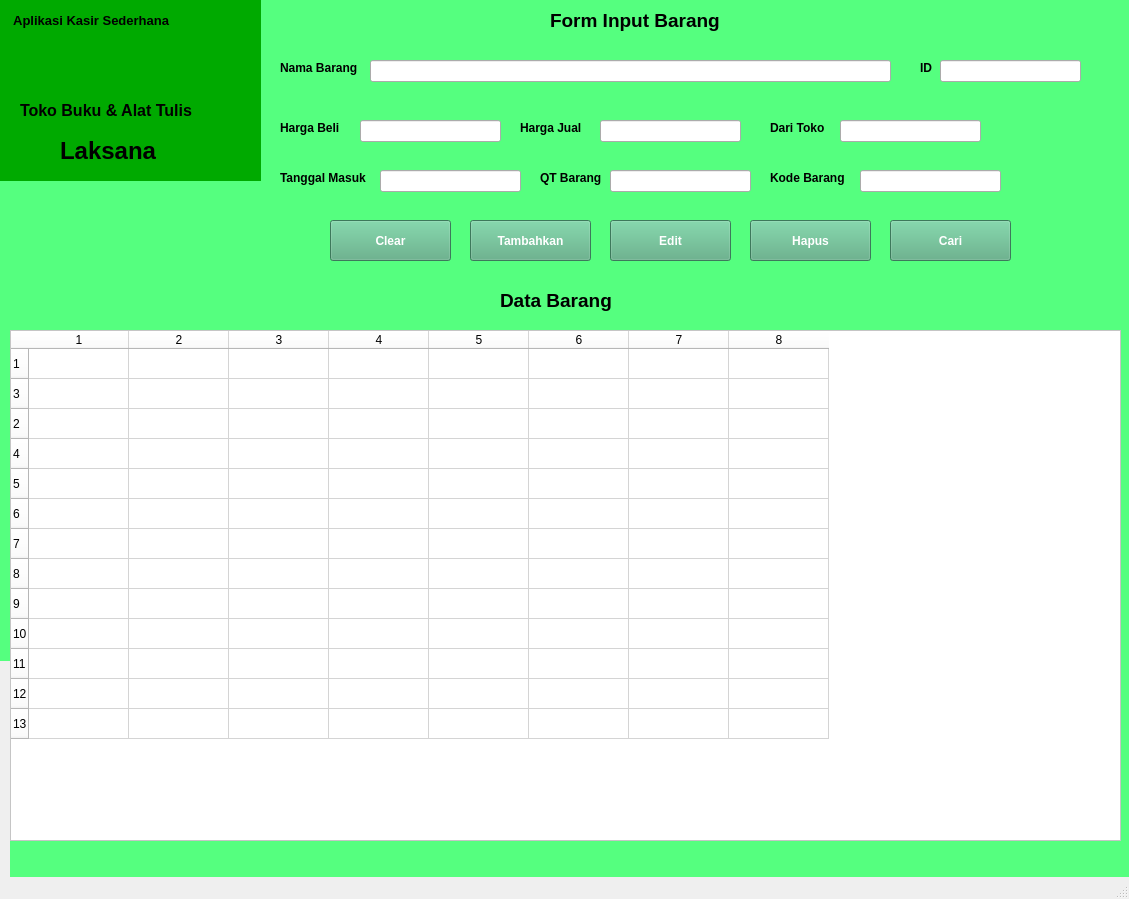
<?xml version="1.0" encoding="UTF-8"?>
<ui version="4.0">
 <class>MainWindow</class>
 <widget class="QMainWindow" name="MainWindow">
  <property name="geometry">
   <rect>
    <x>0</x>
    <y>0</y>
    <width>1129</width>
    <height>899</height>
   </rect>
  </property>
  <property name="windowTitle">
   <string>MainWindow</string>
  </property>
  <widget class="QWidget" name="centralwidget">
   <widget class="QLabel" name="label_3">
    <property name="geometry">
     <rect>
      <x>0</x>
      <y>180</y>
      <width>1131</width>
      <height>421</height>
     </rect>
    </property>
    <property name="styleSheet">
     <string notr="true">
background-color: rgb(255, 255, 255);</string>
    </property>
    <property name="text">
     <string/>
    </property>
   </widget>
   <widget class="QLabel" name="label_4">
    <property name="geometry">
     <rect>
      <x>0</x>
      <y>0</y>
      <width>261</width>
      <height>181</height>
     </rect>
    </property>
    <property name="styleSheet">
     <string notr="true">background-color: rgb(0, 170, 0);
</string>
    </property>
    <property name="text">
     <string/>
    </property>
   </widget>
   <widget class="QLabel" name="label_5">
    <property name="geometry">
     <rect>
      <x>10</x>
      <y>-20</y>
      <width>221</width>
      <height>81</height>
     </rect>
    </property>
    <property name="font">
     <font>
      <pointsize>10</pointsize>
      <weight>75</weight>
      <bold>true</bold>
     </font>
    </property>
    <property name="layoutDirection">
     <enum>Qt::LeftToRight</enum>
    </property>
    <property name="text">
     <string> Aplikasi Kasir Sederhana</string>
    </property>
   </widget>
   <widget class="QLabel" name="label_7">
    <property name="geometry">
     <rect>
      <x>20</x>
      <y>70</y>
      <width>271</width>
      <height>81</height>
     </rect>
    </property>
    <property name="font">
     <font>
      <pointsize>12</pointsize>
      <weight>75</weight>
      <bold>true</bold>
     </font>
    </property>
    <property name="layoutDirection">
     <enum>Qt::LeftToRight</enum>
    </property>
    <property name="text">
     <string>Toko Buku &amp; Alat Tulis</string>
    </property>
   </widget>
   <widget class="QLabel" name="label_8">
    <property name="geometry">
     <rect>
      <x>60</x>
      <y>110</y>
      <width>141</width>
      <height>81</height>
     </rect>
    </property>
    <property name="font">
     <font>
      <pointsize>18</pointsize>
      <weight>75</weight>
      <bold>true</bold>
     </font>
    </property>
    <property name="layoutDirection">
     <enum>Qt::LeftToRight</enum>
    </property>
    <property name="text">
     <string>Laksana</string>
    </property>
   </widget>
   <widget class="QLabel" name="label_6">
    <property name="geometry">
     <rect>
      <x>280</x>
      <y>60</y>
      <width>101</width>
      <height>16</height>
     </rect>
    </property>
    <property name="font">
     <font>
      <weight>75</weight>
      <bold>true</bold>
     </font>
    </property>
    <property name="text">
     <string>Nama Barang</string>
    </property>
   </widget>
   <widget class="QLabel" name="label_9">
    <property name="geometry">
     <rect>
      <x>550</x>
      <y>0</y>
      <width>251</width>
      <height>41</height>
     </rect>
    </property>
    <property name="font">
     <font>
      <pointsize>14</pointsize>
      <weight>75</weight>
      <bold>true</bold>
     </font>
    </property>
    <property name="text">
     <string>Form Input Barang</string>
    </property>
   </widget>
   <widget class="QLineEdit" name="txtnama">
    <property name="geometry">
     <rect>
      <x>370</x>
      <y>60</y>
      <width>521</width>
      <height>22</height>
     </rect>
    </property>
   </widget>
   <widget class="QLabel" name="label_10">
    <property name="geometry">
     <rect>
      <x>280</x>
      <y>120</y>
      <width>101</width>
      <height>16</height>
     </rect>
    </property>
    <property name="font">
     <font>
      <weight>75</weight>
      <bold>true</bold>
     </font>
    </property>
    <property name="text">
     <string>Harga Beli</string>
    </property>
   </widget>
   <widget class="QLabel" name="label_11">
    <property name="geometry">
     <rect>
      <x>770</x>
      <y>170</y>
      <width>101</width>
      <height>16</height>
     </rect>
    </property>
    <property name="font">
     <font>
      <weight>75</weight>
      <bold>true</bold>
     </font>
    </property>
    <property name="text">
     <string>Kode Barang</string>
    </property>
   </widget>
   <widget class="QLabel" name="label_12">
    <property name="geometry">
     <rect>
      <x>770</x>
      <y>120</y>
      <width>101</width>
      <height>16</height>
     </rect>
    </property>
    <property name="font">
     <font>
      <weight>75</weight>
      <bold>true</bold>
     </font>
    </property>
    <property name="text">
     <string>Dari Toko</string>
    </property>
   </widget>
   <widget class="QLabel" name="label_13">
    <property name="geometry">
     <rect>
      <x>280</x>
      <y>170</y>
      <width>101</width>
      <height>16</height>
     </rect>
    </property>
    <property name="font">
     <font>
      <weight>75</weight>
      <bold>true</bold>
     </font>
    </property>
    <property name="text">
     <string>Tanggal Masuk</string>
    </property>
   </widget>
   <widget class="QLabel" name="label_14">
    <property name="geometry">
     <rect>
      <x>540</x>
      <y>170</y>
      <width>101</width>
      <height>16</height>
     </rect>
    </property>
    <property name="font">
     <font>
      <weight>75</weight>
      <bold>true</bold>
     </font>
    </property>
    <property name="text">
     <string>QT Barang</string>
    </property>
   </widget>
   <widget class="QLabel" name="label_15">
    <property name="geometry">
     <rect>
      <x>520</x>
      <y>120</y>
      <width>101</width>
      <height>16</height>
     </rect>
    </property>
    <property name="font">
     <font>
      <weight>75</weight>
      <bold>true</bold>
     </font>
    </property>
    <property name="text">
     <string>Harga Jual</string>
    </property>
   </widget>
   <widget class="QPushButton" name="btntambah">
    <property name="geometry">
     <rect>
      <x>470</x>
      <y>220</y>
      <width>121</width>
      <height>41</height>
     </rect>
    </property>
    <property name="font">
     <font>
      <weight>75</weight>
      <bold>true</bold>
     </font>
    </property>
    <property name="styleSheet">
     <string notr="true">background-color: rgb(85, 170, 127);
color: rgb(255, 255, 255);</string>
    </property>
    <property name="text">
     <string>Tambahkan</string>
    </property>
   </widget>
   <widget class="QPushButton" name="btnedit">
    <property name="geometry">
     <rect>
      <x>610</x>
      <y>220</y>
      <width>121</width>
      <height>41</height>
     </rect>
    </property>
    <property name="font">
     <font>
      <weight>75</weight>
      <bold>true</bold>
     </font>
    </property>
    <property name="styleSheet">
     <string notr="true">background-color: rgb(85, 170, 127);
color: rgb(255, 255, 255);</string>
    </property>
    <property name="text">
     <string>Edit</string>
    </property>
   </widget>
   <widget class="QPushButton" name="btnhapus">
    <property name="geometry">
     <rect>
      <x>750</x>
      <y>220</y>
      <width>121</width>
      <height>41</height>
     </rect>
    </property>
    <property name="font">
     <font>
      <weight>75</weight>
      <bold>true</bold>
     </font>
    </property>
    <property name="styleSheet">
     <string notr="true">background-color: rgb(85, 170, 127);
color: rgb(255, 255, 255);</string>
    </property>
    <property name="text">
     <string>Hapus</string>
    </property>
   </widget>
   <widget class="QPushButton" name="btncari">
    <property name="geometry">
     <rect>
      <x>890</x>
      <y>220</y>
      <width>121</width>
      <height>41</height>
     </rect>
    </property>
    <property name="font">
     <font>
      <weight>75</weight>
      <bold>true</bold>
     </font>
    </property>
    <property name="styleSheet">
     <string notr="true">background-color: rgb(85, 170, 127);
color: rgb(255, 255, 255);</string>
    </property>
    <property name="text">
     <string>Cari</string>
    </property>
   </widget>
   <widget class="QGroupBox" name="groupBox">
    <property name="geometry">
     <rect>
      <x>10</x>
      <y>330</y>
      <width>1111</width>
      <height>511</height>
     </rect>
    </property>
    <property name="title">
     <string/>
    </property>
    <widget class="QTableWidget" name="gridBarang">
     <property name="geometry">
      <rect>
       <x>0</x>
       <y>0</y>
       <width>1111</width>
       <height>511</height>
      </rect>
     </property>
     <property name="styleSheet">
      <string notr="true">background-color: rgb(255, 255, 255);
color:black;</string>
     </property>
     <property name="rowCount">
      <number>13</number>
     </property>
     <property name="columnCount">
      <number>8</number>
     </property>
     <row>
      <property name="text">
       <string>1</string>
      </property>
     </row>
     <row>
      <property name="text">
       <string>3</string>
      </property>
     </row>
     <row>
      <property name="text">
       <string>2</string>
      </property>
     </row>
     <row/>
     <row/>
     <row/>
     <row/>
     <row/>
     <row/>
     <row/>
     <row/>
     <row/>
     <row/>
     <column>
      <property name="text">
       <string>1</string>
      </property>
     </column>
     <column>
      <property name="text">
       <string>2</string>
      </property>
     </column>
     <column>
      <property name="text">
       <string>3</string>
      </property>
     </column>
     <column/>
     <column/>
     <column/>
     <column/>
     <column/>
    </widget>
   </widget>
   <widget class="QLabel" name="label_16">
    <property name="geometry">
     <rect>
      <x>500</x>
      <y>280</y>
      <width>151</width>
      <height>41</height>
     </rect>
    </property>
    <property name="font">
     <font>
      <pointsize>14</pointsize>
      <weight>75</weight>
      <bold>true</bold>
     </font>
    </property>
    <property name="text">
     <string>Data Barang</string>
    </property>
   </widget>
   <widget class="QPushButton" name="btnclear">
    <property name="geometry">
     <rect>
      <x>330</x>
      <y>220</y>
      <width>121</width>
      <height>41</height>
     </rect>
    </property>
    <property name="font">
     <font>
      <weight>75</weight>
      <bold>true</bold>
     </font>
    </property>
    <property name="styleSheet">
     <string notr="true">background-color: rgb(85, 170, 127);
color: rgb(255, 255, 255);</string>
    </property>
    <property name="text">
     <string>Clear</string>
    </property>
   </widget>
   <widget class="QLabel" name="label_2">
    <property name="geometry">
     <rect>
      <x>0</x>
      <y>0</y>
      <width>1131</width>
      <height>661</height>
     </rect>
    </property>
    <property name="styleSheet">
     <string notr="true">background-color: rgb(85, 255, 127);</string>
    </property>
    <property name="text">
     <string/>
    </property>
   </widget>
   <widget class="QLineEdit" name="txthrgbeli">
    <property name="geometry">
     <rect>
      <x>360</x>
      <y>120</y>
      <width>141</width>
      <height>22</height>
     </rect>
    </property>
   </widget>
   <widget class="QLineEdit" name="txtjual">
    <property name="geometry">
     <rect>
      <x>600</x>
      <y>120</y>
      <width>141</width>
      <height>22</height>
     </rect>
    </property>
   </widget>
   <widget class="QLineEdit" name="txtasal">
    <property name="geometry">
     <rect>
      <x>840</x>
      <y>120</y>
      <width>141</width>
      <height>22</height>
     </rect>
    </property>
   </widget>
   <widget class="QLineEdit" name="txttanggal">
    <property name="geometry">
     <rect>
      <x>380</x>
      <y>170</y>
      <width>141</width>
      <height>22</height>
     </rect>
    </property>
   </widget>
   <widget class="QLineEdit" name="txtqt">
    <property name="geometry">
     <rect>
      <x>610</x>
      <y>170</y>
      <width>141</width>
      <height>22</height>
     </rect>
    </property>
   </widget>
   <widget class="QLineEdit" name="txtkode">
    <property name="geometry">
     <rect>
      <x>860</x>
      <y>170</y>
      <width>141</width>
      <height>22</height>
     </rect>
    </property>
   </widget>
   <widget class="QLineEdit" name="txtid">
    <property name="geometry">
     <rect>
      <x>940</x>
      <y>60</y>
      <width>141</width>
      <height>22</height>
     </rect>
    </property>
   </widget>
   <widget class="QLabel" name="label_17">
    <property name="geometry">
     <rect>
      <x>920</x>
      <y>60</y>
      <width>31</width>
      <height>16</height>
     </rect>
    </property>
    <property name="font">
     <font>
      <weight>75</weight>
      <bold>true</bold>
     </font>
    </property>
    <property name="text">
     <string>ID</string>
    </property>
   </widget>
   <widget class="QLabel" name="label_18">
    <property name="geometry">
     <rect>
      <x>10</x>
      <y>660</y>
      <width>1131</width>
      <height>661</height>
     </rect>
    </property>
    <property name="styleSheet">
     <string notr="true">background-color: rgb(85, 255, 127);</string>
    </property>
    <property name="text">
     <string/>
    </property>
   </widget>
   <zorder>label_18</zorder>
   <zorder>label_3</zorder>
   <zorder>label_2</zorder>
   <zorder>label_6</zorder>
   <zorder>label_9</zorder>
   <zorder>txtnama</zorder>
   <zorder>label_10</zorder>
   <zorder>label_11</zorder>
   <zorder>label_12</zorder>
   <zorder>label_13</zorder>
   <zorder>label_14</zorder>
   <zorder>label_15</zorder>
   <zorder>label_4</zorder>
   <zorder>label_5</zorder>
   <zorder>label_7</zorder>
   <zorder>label_8</zorder>
   <zorder>btntambah</zorder>
   <zorder>btnedit</zorder>
   <zorder>btnhapus</zorder>
   <zorder>btncari</zorder>
   <zorder>groupBox</zorder>
   <zorder>label_16</zorder>
   <zorder>btnclear</zorder>
   <zorder>txthrgbeli</zorder>
   <zorder>txtjual</zorder>
   <zorder>txtasal</zorder>
   <zorder>txttanggal</zorder>
   <zorder>txtqt</zorder>
   <zorder>txtkode</zorder>
   <zorder>txtid</zorder>
   <zorder>label_17</zorder>
  </widget>
  <widget class="QMenuBar" name="menubar">
   <property name="geometry">
    <rect>
     <x>0</x>
     <y>0</y>
     <width>1129</width>
     <height>26</height>
    </rect>
   </property>
  </widget>
  <widget class="QStatusBar" name="statusbar"/>
 </widget>
 <resources/>
 <connections/>
</ui>
